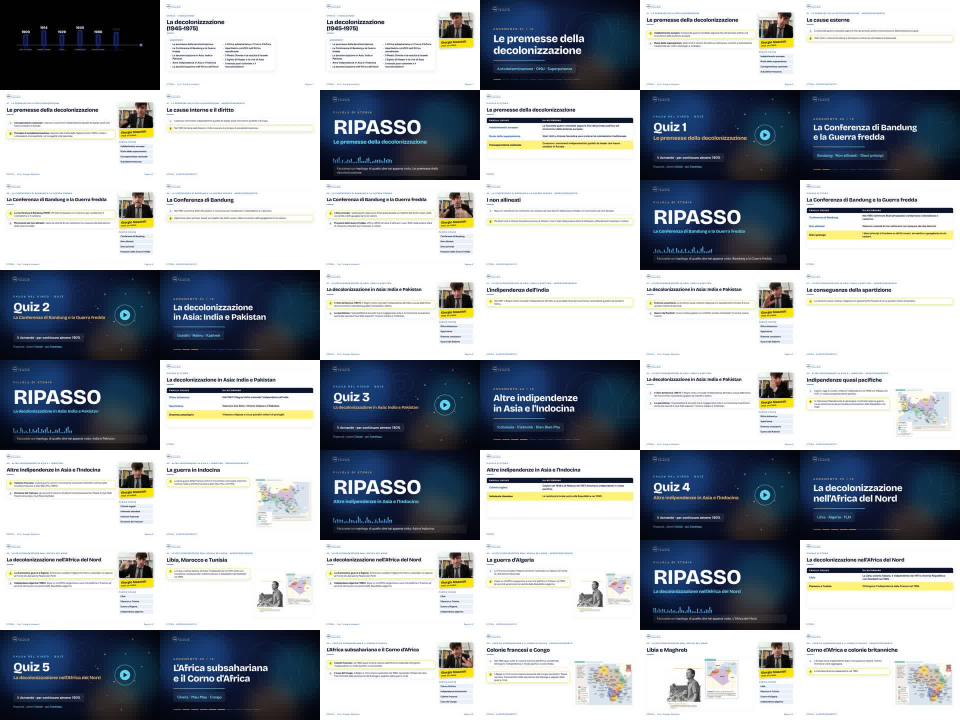
#> input picture Storia_Lez15_Parte1_1080p.mp4.miniature.jpg, 1920 x 1440 px, given in place of logo_blu.png, which was not available (shown at 1/2 size)
$ python go.py ../../Storia_Lez15_Parte1_1080p.mp4.miniature.jpg
#> lines starting #> are read from the running program, lines starting #| are printed output that depends on the picture
### revisione-storia-V-lez01/montaggio/lib.py
import os,re,json,math,difflib,subprocess,unicodedata,hashlib
from PIL import Image,ImageDraw,ImageFont,ImageFilter
W,H=1920,1080
NAVY=(11,21,48);BLUE=(32,96,175);YEL=(255,230,0);WHITE=(255,255,255)
GREY=(90,102,133)
FD='/home/user/Lezioni/kit/caratteri/'
def F(name,size): return ImageFont.truetype(FD+name,size)
BRI='BricolageGrotesque-ExtraBold.ttf'
FIG='Figtree-Regular.ttf';FIGM='Figtree-Medium.ttf';FIGB='Figtree-Bold.ttf';FIGSB='Figtree-SemiBold.ttf'
_fc={}
def font(n,s):
    k=(n,s)
    if k not in _fc:_fc[k]=F(n,s)
    return _fc[k]
LOGO_B=Image.open('/tmp/w/assets/logo_blu.png').convert('RGBA');LOGO_B=LOGO_B.resize((300,int(LOGO_B.height*300/LOGO_B.width)),Image.LANCZOS)
#> after `LOGO_B = LOGO_B.resize((300, int(LOGO_B.height * 300 / LOGO_B.width)),`:
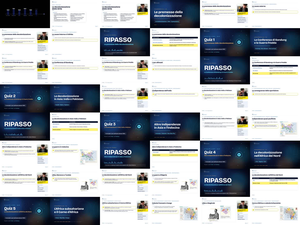
#> LOGO_B: PIL image 300x225 RGBA; mean R, G, B, A 163.9, 169.1, 175.3, 255
LOGO_W=Image.open('/tmp/w/assets/logo_bianco.png').convert('RGBA');LOGO_W=LOGO_W.resize((300,int(LOGO_W.height*300/LOGO_W.width)),Image.LANCZOS)
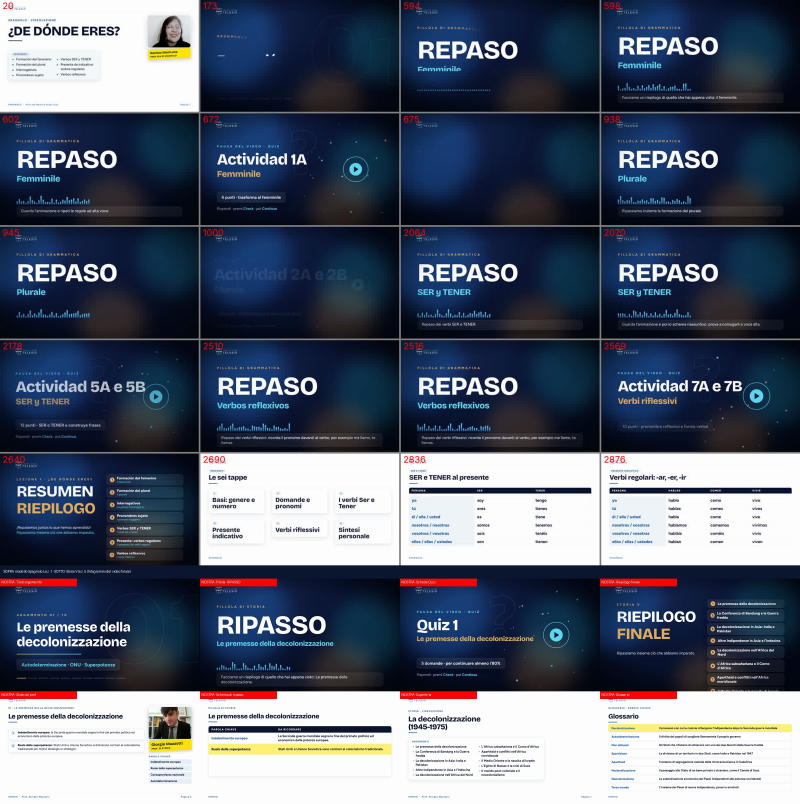
#> input picture confronto_Spagnolo.jpg, 2400 x 2412 px, given in place of logo_bianco.png, which was not available (shown at 1/3 size)
#> after `LOGO_W = LOGO_W.resize((300, int(LOGO_W.height * 300 / LOGO_W.width)),`:
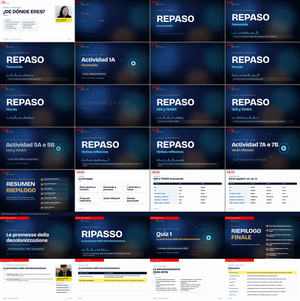
#> LOGO_W: PIL image 300x301 RGBA; mean R, G, B, A 86.6, 95.5, 112.8, 255
MAT='STORIA V'
def tw(d,t,f): return d.textlength(t,font=f)
# [8 lines left out: function wrap, not called in this run]
_dd=ImageDraw.Draw(Image.new('RGB',(10,10)))
def nlines(text,f,maxw): return len(wrap(_dd,text,f,maxw))
# [62 lines left out: functions shadow_rect, blue_bg, blue_frame, white_frame, not called in this run]
CARDW=1290;CARDF=font(FIG,40);LH=60;PAD=26
#> (reads lavoro/testi_voci.json from the repository)
def card_h(text,fnt=CARDF,w=CARDW,lh=LH): return nlines(text,fnt,w-2*PAD-30)*lh+2*PAD-8
# [26 lines left out: functions draw_card, slide_state, not called in this run]
def fits(cards,limit=1000-300):
    return sum(card_h(c) for c in cards)+26*(len(cards)-1)<=limit
# ---------- text utils
def norm(s):
    s=unicodedata.normalize('NFD',s.lower());s=''.join(c for c in s if unicodedata.category(c)!='Mn')
    return re.sub(r"[^a-z0-9]+",' ',s).split()
# [49 lines left out: functions split_sentences, asr_words, align, lufs, not called in this run]

_U={'uno':1,'un':1,'due':2,'tre':3,'tré':3,'quattro':4,'cinque':5,'sei':6,'sette':7,'otto':8,'nove':9,'dieci':10,'undici':11,'dodici':12,'tredici':13,'quattordici':14,'quindici':15,'sedici':16,'diciassette':17,'diciotto':18,'diciannove':19}
_T={'venti':20,'trenta':30,'quaranta':40,'quaranta':40,'cinquanta':50,'sessanta':60,'settanta':70,'ottanta':80,'novanta':90}
# [30 lines left out: functions _p99, it2year, digits, not called in this run]

### revisione-storia-V-lez01/montaggio/go.py
import sys,os,json
sys.path.insert(0,'/tmp/w/b')
#> (the run stopped early here; a loop or call above may not have finished)
